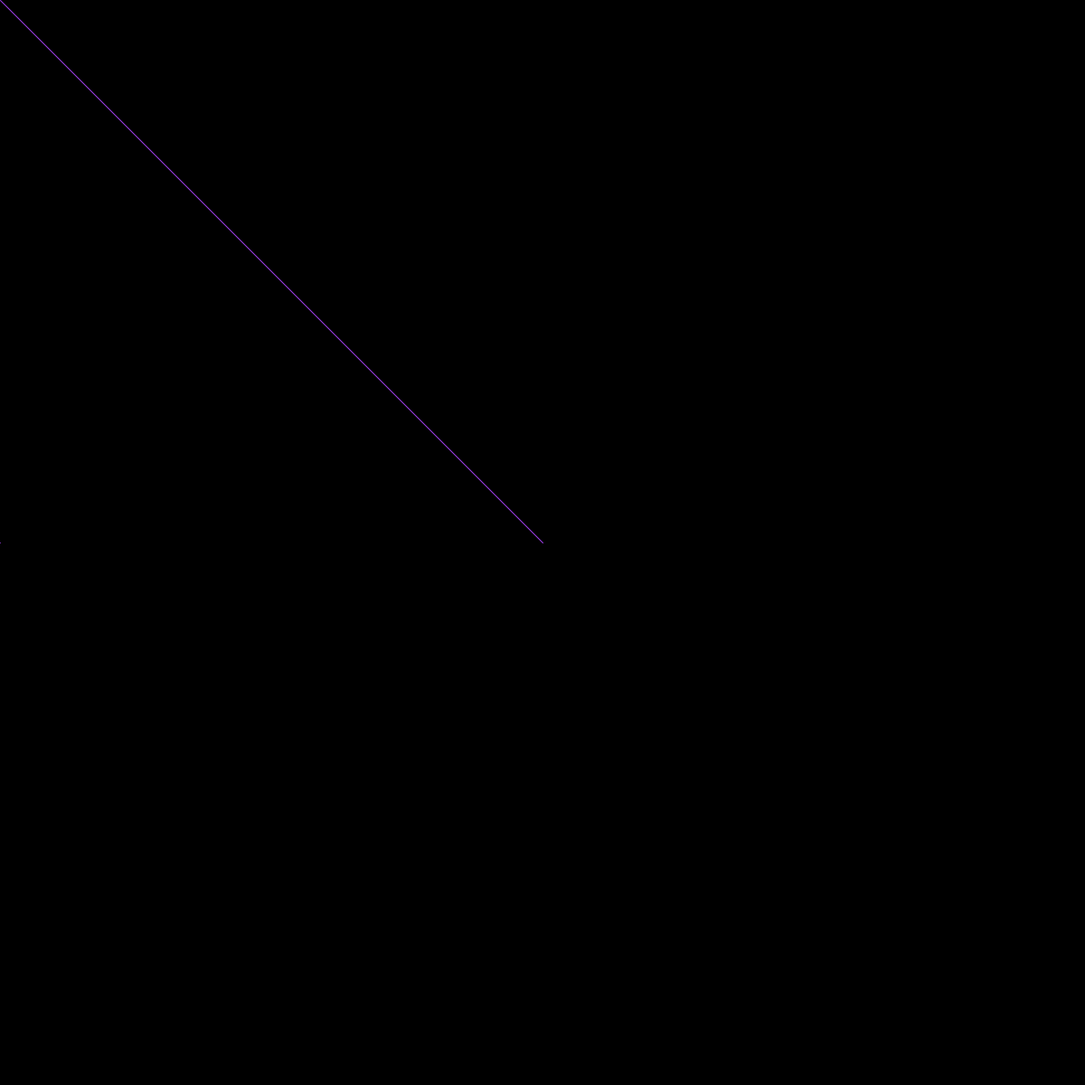
Frame 1 (no input)
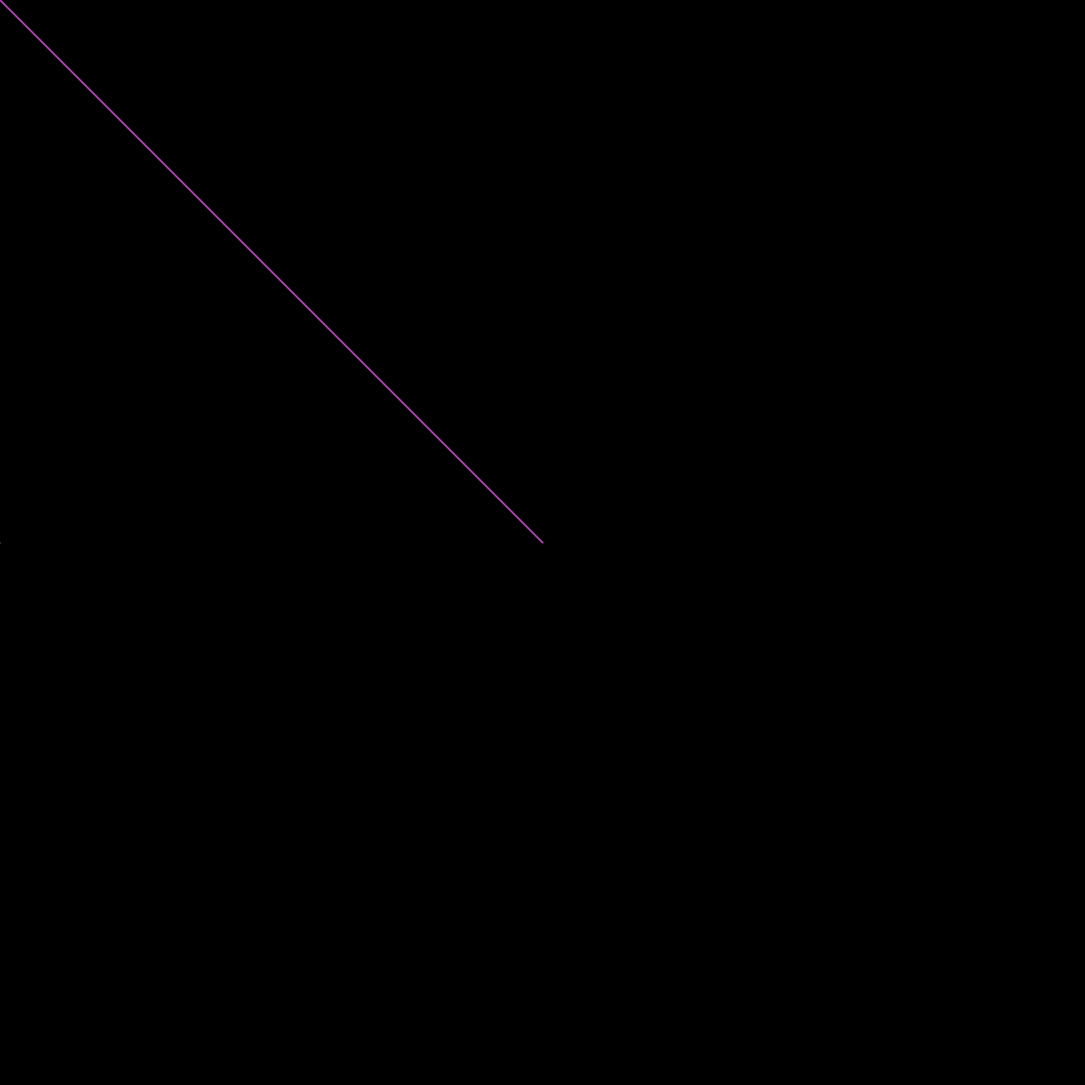
Frame 60 (the mouse pressed at the canvas centre just before this capture)
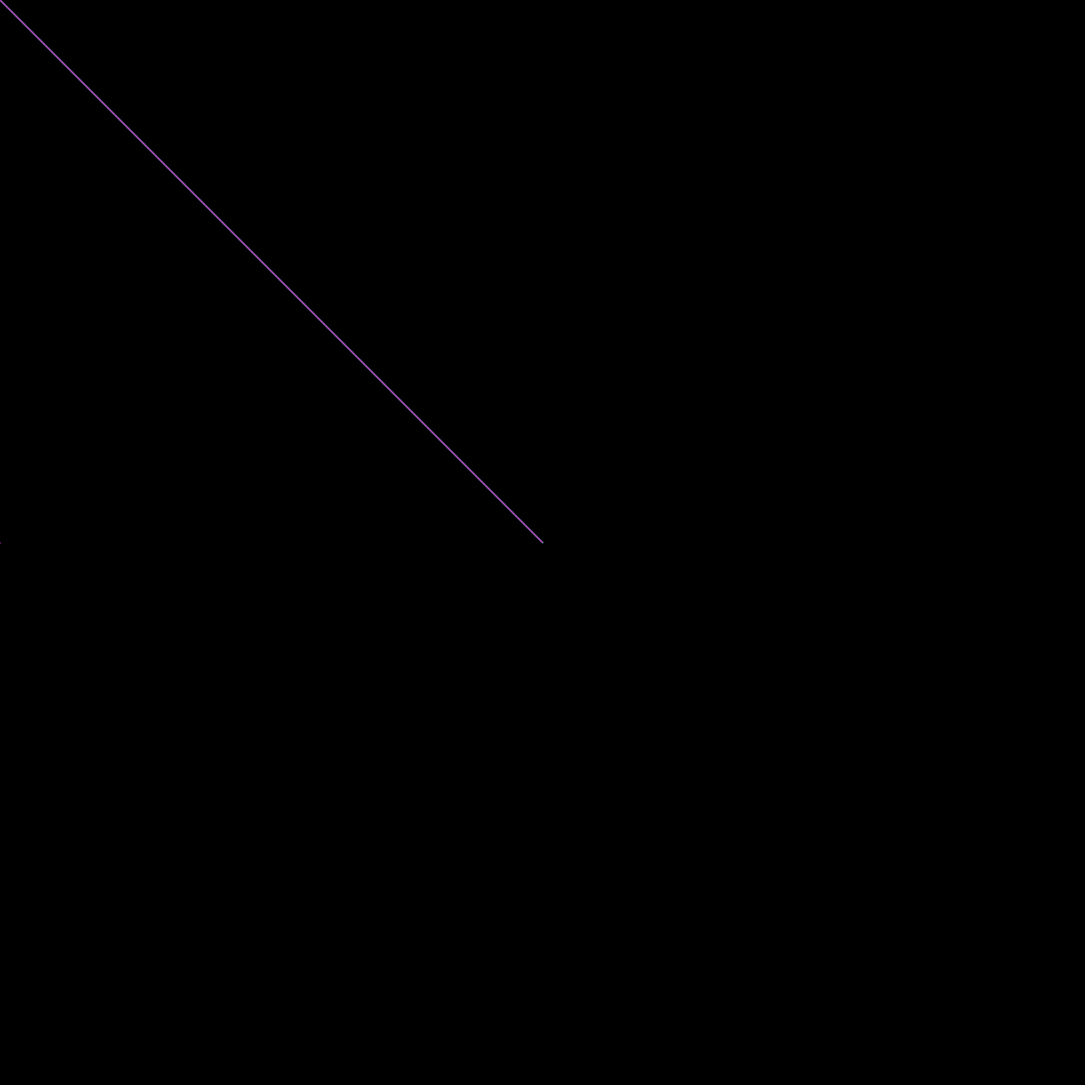
Frame 120 (the mouse held since frame 60 and released just before this capture)

The Processing sketch that drew these frames (run headless with seeded random() and noise(); from frame 60 on, the mouse is pressed at the canvas centre):

// Processing sketch: CODE_september_6
// ── CODE_september_6.pde
void setup(){
 size(1200,1200);
 background(0);
  
  
}



void draw(){
//background(0,);

fill(0, 10);
//rect(0, 0, width, height);

stroke(random(0,255), random (0,255),random (0,255));
line( width/2, height/2, mouseX, mouseY);
  line(mouseX, height/2, mouseY, width/2);
  println(mouseX);
  println(mouseY);
  
}
